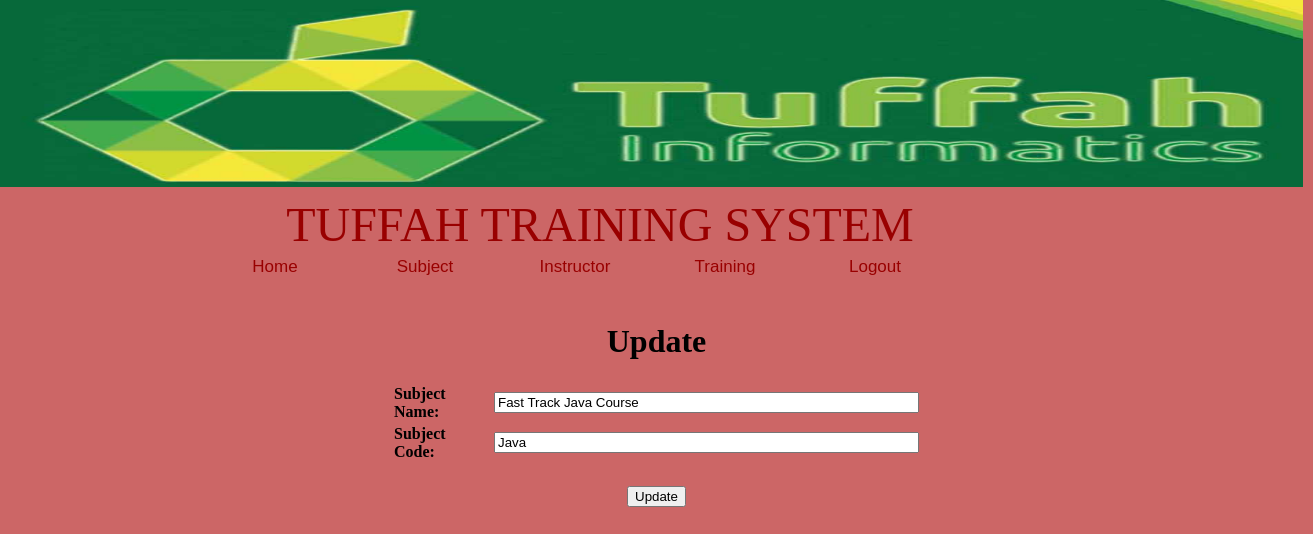
Page /UpdateSubjectAdmin.php?Update=1 on the earlier database version.
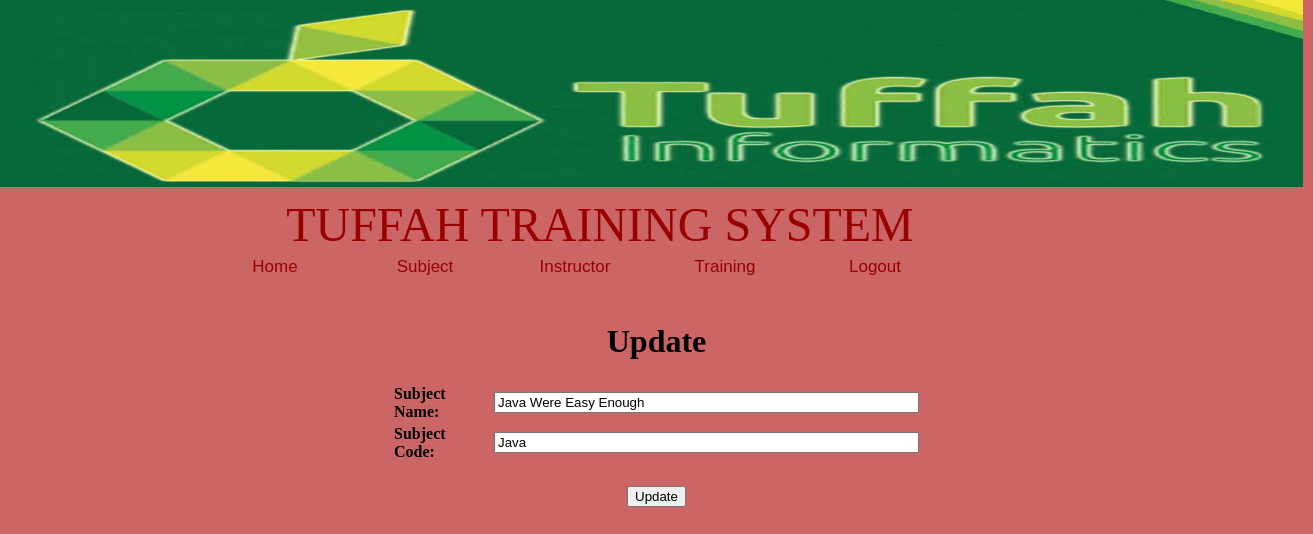
Same page on the later database version.
### tables this page shows
CREATE TABLE `subject` (
  `IDsubject` int(11) NOT NULL AUTO_INCREMENT,
  `namesubject` varchar(200) DEFAULT NULL,
  `codesubject` varchar(200) DEFAULT NULL,
  PRIMARY KEY (`IDsubject`)
);

### UpdateSubjectAdmin.php (the view, shortened to what this page needs)
<!DOCTYPE html PUBLIC "-//W3C//DTD XHTML 1.0 Transitional//EN" "http://www.w3.org/TR/xhtml1/DTD/xhtml1-transitional.dtd">
<html xmlns="http://www.w3.org/1999/xhtml">
<head>
<link rel="stylesheet" type="text/css" href="Menu.css" />
<link rel="stylesheet" type="text/css" href="Layout.css" />
</head>
<body bgcolor="#CC6666">
<img src="tuffah1.jpg" width="1303" height="187" />
<div id="Container">
	<div id="Head">
  		<center><font size="20" color="#990000">TUFFAH TRAINING SYSTEM</font></center></div>
	<div id="Navbar">
		<nav>
			<ul>
				<li><a href="Admin.php">Home</a></li>
    			<li><a href="SubjectAdmin.php">Subject</a></li>
				<li><a href="InstructorAdmin.php">Instructor</a></li>
				<li><a href="TrainingAdmin.php">Training</a></li>
				<li><a href="logout.php">Logout</a></li>
			</ul>
	      </nav>
	</div>
	<div id="Footer"></div>
</div>
<center>
<?php
if(isset($_GET['Update']))
{
	$id = $_GET['Update'];
	$sql = mysql_query("SELECT * FROM subject WHERE IDsubject= $id");
	$row = mysql_fetch_array($sql);
}
?>
<center>
<h1>Update</h1>
<form action="UpdateSubjectAdmin.php" method="POST">
<table border="0" width="531">
<tr><td><b>Subject Name:</b></td><td> <input size="50" type="text" name="namesubject" value="<?php echo $row['namesubject'];?>"/></td></tr>
<tr><td><b>Subject Code:</b></td><td> <input size="50" type="text" name="codesubject" value="<?php echo $row['codesubject'];?>"/></td></tr>
<tr><td></td><td> <input  type="hidden" name="ID" value="<?php echo $id;?>"/></td></tr>
</table><br /><tr><td colspan="2">
<center>
<input type="submit" name="submit" value="Update"/>
</center>
</td>
</tr>
</form>
</center>
</center>

Differences in the rows shown:
changed subject "Java": namesubject "Fast Track Java Course" → "Java Were Easy Enough"
